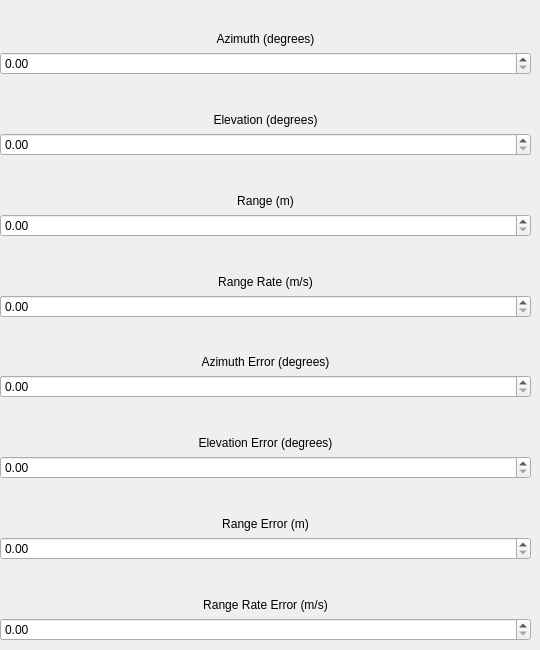
                  <widget class="QWidget" name="apertureBearingTab">
                   <attribute name="title">
                    <string>Aperture Bearing</string>
                   </attribute>
                   <widget class="QWidget" name="verticalLayoutWidget_23">
                    <property name="geometry">
                     <rect>
                      <x>0</x>
                      <y>0</y>
                      <width>531</width>
                      <height>641</height>
                     </rect>
                    </property>
                    <layout class="QVBoxLayout" name="capturesSpatialApertureVertLayout">
                     <item>
                      <widget class="QLabel" name="calApertureAzimuthLabel">
                       <property name="text">
                        <string>Azimuth (degrees)</string>
                       </property>
                       <property name="alignment">
                        <set>Qt::AlignBottom|Qt::AlignHCenter</set>
                       </property>
                      </widget>
                     </item>
                     <item>
                      <widget class="QDoubleSpinBox" name="calApertureAzimuthDoubleSpinBox">
                       <property name="maximum">
                        <double>360.000000000000000</double>
                       </property>
                      </widget>
                     </item>
                     <item>
                      <widget class="QLabel" name="calApertureElvLabel">
                       <property name="text">
                        <string>Elevation (degrees)</string>
                       </property>
                       <property name="alignment">
                        <set>Qt::AlignBottom|Qt::AlignHCenter</set>
                       </property>
                      </widget>
                     </item>
                     <item>
                      <widget class="QDoubleSpinBox" name="calApertureElvDoubleSpinBox">
                       <property name="maximum">
                        <double>360.000000000000000</double>
                       </property>
                      </widget>
                     </item>
                     <item>
                      <widget class="QLabel" name="calApertureRangeLabel">
                       <property name="text">
                        <string>Range (m)</string>
                       </property>
                       <property name="alignment">
                        <set>Qt::AlignBottom|Qt::AlignHCenter</set>
                       </property>
                      </widget>
                     </item>
                     <item>
                      <widget class="QDoubleSpinBox" name="calApertureRangeDoubleSpinBox">
                       <property name="maximum">
                        <double>10000000000000000.000000000000000</double>
                       </property>
                      </widget>
                     </item>
                     <item>
                      <widget class="QLabel" name="calApertureRangeRateLabel">
                       <property name="text">
                        <string>Range Rate (m/s)</string>
                       </property>
                       <property name="alignment">
                        <set>Qt::AlignBottom|Qt::AlignHCenter</set>
                       </property>
                      </widget>
                     </item>
                     <item>
                      <widget class="QDoubleSpinBox" name="calApertureRangeRateDoubleSpinBox">
                       <property name="maximum">
                        <double>10000000000000000.000000000000000</double>
                       </property>
                      </widget>
                     </item>
                     <item>
                      <widget class="QLabel" name="calApertureAzErrLabel">
                       <property name="text">
                        <string>Azimuth Error (degrees)</string>
                       </property>
                       <property name="alignment">
                        <set>Qt::AlignBottom|Qt::AlignHCenter</set>
                       </property>
                      </widget>
                     </item>
                     <item>
                      <widget class="QDoubleSpinBox" name="calApertureAzErrDoubleSpinBox">
                       <property name="maximum">
                        <double>360.000000000000000</double>
                       </property>
                      </widget>
                     </item>
                     <item>
                      <widget class="QLabel" name="calApertureElErrLabel">
                       <property name="text">
                        <string>Elevation Error (degrees)</string>
                       </property>
                       <property name="alignment">
                        <set>Qt::AlignBottom|Qt::AlignHCenter</set>
                       </property>
                      </widget>
                     </item>
                     <item>
                      <widget class="QDoubleSpinBox" name="calApertureElErrDoubleSpinBox">
                       <property name="maximum">
                        <double>360.000000000000000</double>
                       </property>
                      </widget>
                     </item>
                     <item>
                      <widget class="QLabel" name="calApertureRangeErrLabel">
                       <property name="text">
                        <string>Range Error (m)</string>
                       </property>
                       <property name="alignment">
                        <set>Qt::AlignBottom|Qt::AlignHCenter</set>
                       </property>
                      </widget>
                     </item>
                     <item>
                      <widget class="QDoubleSpinBox" name="calApertureRangeErrDoubleSpinBox">
                       <property name="maximum">
                        <double>100000000000000.000000000000000</double>
                       </property>
                      </widget>
                     </item>
                     <item>
                      <widget class="QLabel" name="calApertureRangeRateErrLabel">
                       <property name="text">
                        <string>Range Rate Error (m/s)</string>
                       </property>
                       <property name="alignment">
                        <set>Qt::AlignBottom|Qt::AlignHCenter</set>
                       </property>
                      </widget>
                     </item>
                     <item>
                      <widget class="QDoubleSpinBox" name="calApertureRangeRateErrDoubleSpinBox"/>
                     </item>
                    </layout>
                   </widget>
                  </widget>
